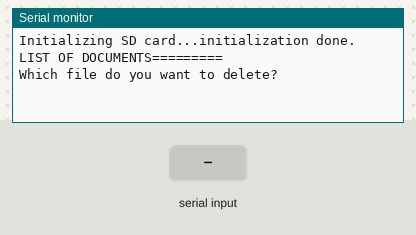
This sketch was run on a simulated Arduino Uno, built with avr-gcc and run on an emulated ATmega328P. Shown: the last lines printed to the serial monitor. The test bench sets the inputs (shaded band). Storage starts empty.

Above: at 1.2 s.
1.3 s: "ALL\n" received over Serial
At 2.4 s:
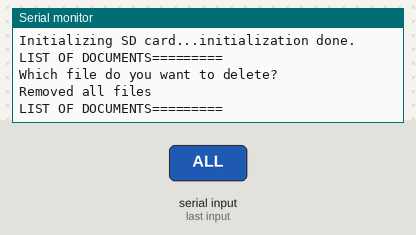
2.8 s: "1\n" received over Serial
At 3.5 s:
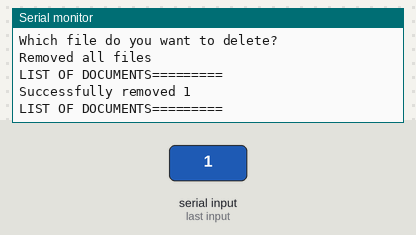

The sketch:

sd_clearFiles.ino
```cpp
#include <SD.h>

const int chipSelect = 10;
File root;
String fileName;

void setup() {
 // Open serial communications and wait for port to open:
  Serial.begin(9600);
  // wait for Serial Monitor to connect. Needed for native USB port boards only:
  while (!Serial);

  Serial.print("Initializing SD card...");

  if (!SD.begin(chipSelect)) {
    Serial.println("initialization failed.");
    while (true);
  }

  Serial.println("initialization done.");

  Serial.println("LIST OF DOCUMENTS=========");

  root = SD.open("/");

  printDirectory(root, 0);

  Serial.println();
  Serial.println("Which file do you want to delete?");
}

void loop() {
  if(Serial.available()){
    fileName = Serial.readStringUntil('\n');
    if(fileName == "ALL"){
      File dir = SD.open("/");
      while (true) {
        File entry =  dir.openNextFile();
        if (! entry) {
          // no more files
          break;
        }
        SD.remove(entry.name());
        Serial.print("  Removing ");
        Serial.println(entry.name());
        entry.close();
      }
      Serial.println("Removed all files");
      Serial.println();
    }
    else{
      SD.remove(fileName);
      Serial.println("Successfully removed " + fileName);
      Serial.println();
    }

    Serial.println("LIST OF DOCUMENTS=========");
    root = SD.open("/");
    printDirectory(root, 0);
    root.close();
  }

}

void printDirectory(File dir, int numTabs) {
  while (true) {

    File entry =  dir.openNextFile();
    if (! entry) {
      // no more files
      break;
    }
    for (uint8_t i = 0; i < numTabs; i++) {
      Serial.print('\t');
    }
    Serial.print("  ");
    Serial.print(entry.name());
    if (entry.isDirectory()) {
      Serial.println("/");
      printDirectory(entry, numTabs + 1);
    } else {
      // files have sizes, directories do not
      Serial.print("\t\t");
      Serial.println(entry.size(), DEC);
    }
    entry.close();
  }
}
```

Measured:
- after the input at 1.3 s, the serial monitor: prints a new line at once (image 1)
- after the input at 2.8 s, the serial monitor: prints a new line at once (image 2)
